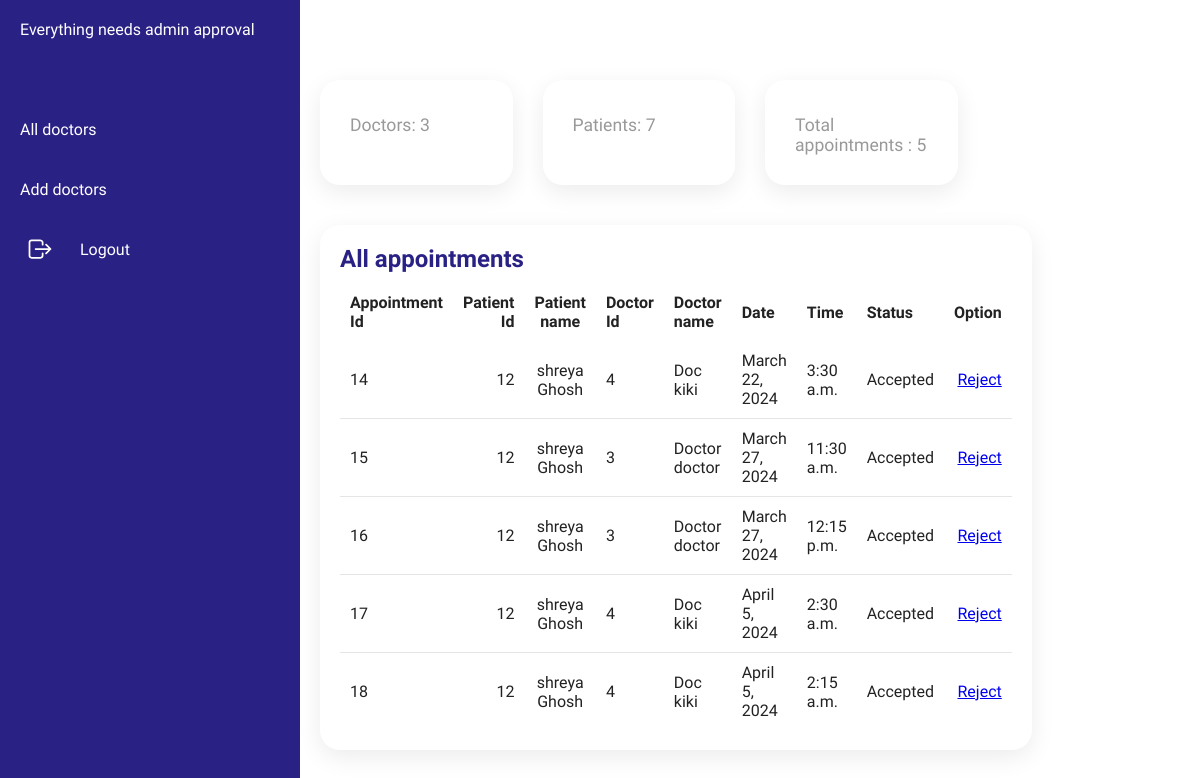
The page /adminhome/ on the database its author committed.
### ODBS/models.py (models this page shows, shortened)
class appointment(models.Model):
    appid=models.BigAutoField(primary_key=True)
    patid=models.ForeignKey(Patient,on_delete=models.CASCADE,null=True)
    docid=models.ForeignKey(Doctor,on_delete=models.CASCADE,null=True)
    date=models.DateField(max_length=50,null=True)
    starttime=models.TimeField(max_length=50,null=True)
    status=models.CharField(max_length=50,default="Pending")

class Patient(models.Model):
    user=models.ForeignKey(User,on_delete=models.CASCADE)
    patid=models.BigAutoField(primary_key=True)
    gender=models.CharField(max_length=10, default="Male")
    address=models.CharField(max_length=50,null=True)
    age=models.CharField(max_length=10,null=True)
    contactno=models.CharField(max_length=10,null=True)
    bloodgroup=models.CharField(max_length=50,null=True)
    docid=models.ForeignKey(Doctor,on_delete=models.CASCADE,null=True)
    def __str__(self):
        return str(self.pk)

class Doctor(models.Model):
    user=models.ForeignKey(User,on_delete=models.CASCADE)
    docid=models.BigAutoField(primary_key=True)
    contactno=models.CharField(max_length=50,null=True)
    qualification=models.CharField(max_length=50,null=True)
    specialist=models.CharField(max_length=50,null=True)
    day1=models.CharField(max_length=10,null=True)
    day2=models.CharField(max_length=10,null=True)
    day3=models.CharField(max_length=10,null=True)
    time1=models.CharField(max_length=10,null=True)
    time2=models.CharField(max_length=10,null=True)
    time3=models.CharField(max_length=10,null=True)
    dept=models.CharField(max_length=10,null=True)
    def __str__(self):
        return str(self.pk)

### ODBS/views.py (the view)
# urls.py: path('adminhome/', adminhome,name="adminhome"),
def adminhome(request):
    app=appointment.objects.all()
    pat=Patient.objects.all()
    doc=Doctor.objects.all()
    doccount=doc.count()
    patcount=pat.count()
    appointmentcount=appointment.objects.all().count()
    return render(request,"adminhome.html",locals())

### ODBS/Templates/adminhome.html (shortened to what this page needs)
{% load static %}
<!DOCTYPE html>
<html lang="en">
<head>
    <link rel="stylesheet" href="/static/css/admin_approval2.css">
</head>
<body>
    <div class="container">
        <div class="navigation">
            <ul>
                <li>
                    <a href="#">
                        <span class="title">Everything needs admin approval</span>
                    </a>
                </li>
                <li>
                    <a href="/viewalldoctor">
                        <span class="title">All doctors</span>
                    </a>
                </li>
                <li>
                    <a href="/adddoctor">
                        <span class="title">Add doctors</span>
                    </a>
                </li>
                <li>
                    <a href="/adminlogout" onclick="return confirm('Are you sure you want to Logout? click on ok to continue.');">
                        <span class="icon">
                            <ion-icon name="log-out-outline"></ion-icon>
                        </span>
                        <span class="title"> Logout</span>
                    </a>
                </li>
            </ul>
        </div>
        <div class="main">
            <div class="topbar">
                <div class="user">
                </div>
            </div>
            <div class="cardBox">
                <div class="card">
                    <div>
                        <div class="cardName">Doctors: {{doccount}}</div>
                    </div>
                </div>
                <div class="card">
                    <div>
                        <div class="cardName">Patients: {{patcount}}
                        </div>
                    </div>
                </div>
                <div class="card">
                    <div>
                        <div class="cardName">Total appointments : {{appointmentcount}}</div>
                    </div>
                </div>
            </div>
            <div class="details">
                <div class="recentOrders">
                    <div class="cardHeader">
                        <h2>All appointments</h2>
                    </div>
                    <table id="example">
                        <thead>
                                <tr>
                                    <td>Appointment Id</td>
                                    <td>Patient Id</td>
                                    <td>Patient name</td>
                                    <td>Doctor Id</td>
                                    <td>Doctor name</td>
                                    <td>Date</td>
                                    <td>Time</td>
                                    <td>Status</td>
                                    <td>Option</td>
                                </tr>
                            </thead>
                            <tbody>
                                {% for i in app%}
                                <tr>
                                    <td>{{i.appid}}</td>
                                    <td>{{i.patid}}</td>
                                    <td>{{i.patid.user.first_name}} {{i.patid.user.last_name}}</td>
                                    <td>{{i.docid}}</td>
                                    <td>{{i.docid.user.first_name}} {{i.docid.user.last_name}}</td>
                                    <td>{{i.date}}</td>
                                    <td>{{i.starttime}}</td>
                                    <td>{{i.status}}</td>
                                    <td style="color:#2aafe8"><a href="/rejectappointment/{{i.appid}}" class="btn">Reject</a></td>
                                </tr>
                                {% endfor %}
                            </tbody>
                    </table>
                </div>
                </div>
            </div>
        </div>
</body>
</html>

### ODBS/static/css/admin_approval2.css (style rules this page uses)
* { font-family: "Ubuntu", sans-serif; margin: 0; padding: 0; box-sizing: border-box; }
:root { --blue: #2a2185; --white: #fff; --gray: #f5f5f5; --black1: #222; --black2: #999; }
body { min-height: 100vh; overflow-x: hidden; }
.container { position: relative; width: 100%; }
.navigation { position: fixed; width: 300px; height: 100%; background: var(--blue); border-left: 10px solid var(--blue); transition: 0.5s; overflow: hidden; }
.navigation ul { position: absolute; top: 0; left: 0; width: 100%; }
.navigation ul li { position: relative; width: 100%; list-style: none; border-top-left-radius: 30px; border-bottom-left-radius: 30px; }
.navigation ul li:nth-child(1) { margin-bottom: 40px; pointer-events: none; }
.navigation ul li a { position: relative; display: block; width: 100%; display: flex; text-decoration: none; color: var(--white); }
.navigation ul li a .icon { position: relative; display: block; min-width: 60px; height: 60px; line-height: 75px; text-align: center; }
.navigation ul li a .icon ion-icon { font-size: 1.75rem; }
.navigation ul li a .title { position: relative; display: block; padding: 0 10px; height: 60px; line-height: 60px; text-align: start; white-space: nowrap; }
.main { position: absolute; width: calc(100% - 300px); left: 300px; min-height: 100vh; background: var(--white); transition: 0.5s; }
.topbar { width: 100%; height: 60px; display: flex; justify-content: space-between; align-items: center; padding: 0 10px; }
.user { position: relative; width: 40px; height: 40px; border-radius: 50%; overflow: hidden; cursor: pointer; }
.cardBox { position: relative; width: 100%; padding: 20px; display: grid; grid-template-columns: repeat(4, 1fr); grid-gap: 30px; }
.cardBox .card { position: relative; background: var(--white); padding: 30px; border-radius: 20px; display: flex; justify-content: space-between; cursor: pointer; box-shadow: 0 7px 25px rgba(0, 0, 0, 0.08); }
.cardBox .card .cardName { color: var(--black2); font-size: 1.1rem; margin-top: 5px; }
.details { position: relative; width: 100%; padding: 20px; display: grid; grid-template-columns: 2fr 1fr; grid-gap: 30px; }
.details .recentOrders { position: relative; display: grid; min-height: 500px; background: var(--white); padding: 20px; box-shadow: 0 7px 25px rgba(0, 0, 0, 0.08); border-radius: 20px; }
.details .cardHeader { display: flex; justify-content: space-between; align-items: flex-start; }
.cardHeader h2 { font-weight: 600; color: var(--blue); }
.details table { width: 100%; border-collapse: collapse; margin-top: 10px; }
.details table thead td { font-weight: 600; }
.details .recentOrders table tr { color: var(--black1); border-bottom: 1px solid rgba(0, 0, 0, 0.1); }
.details .recentOrders table tr:last-child { border-bottom: none; }
.details .recentOrders table tr td { padding: 10px; }
.details .recentOrders table tr td:last-child { text-align: end; }
.details .recentOrders table tr td:nth-child(2) { text-align: end; }
.details .recentOrders table tr td:nth-child(3) { text-align: center; }

### rows shown on the page
appointment: appid "14", patid "12", patid.user.first_name "shreya", patid.user.last_name "Ghosh", docid "4", docid.user.first_name "Doc", docid.user.last_name "kiki", date "March 22, 2024", starttime "3:30 a.m.", status "Accepted"
appointment: appid "15", patid "12", patid.user.first_name "shreya", patid.user.last_name "Ghosh", docid "3", docid.user.first_name "Doctor", docid.user.last_name "doctor", date "March 27, 2024", starttime "11:30 a.m.", status "Accepted"
appointment: appid "16", patid "12", patid.user.first_name "shreya", patid.user.last_name "Ghosh", docid "3", docid.user.first_name "Doctor", docid.user.last_name "doctor", date "March 27, 2024", starttime "12:15 p.m.", status "Accepted"
appointment: appid "17", patid "12", patid.user.first_name "shreya", patid.user.last_name "Ghosh", docid "4", docid.user.first_name "Doc", docid.user.last_name "kiki", date "April 5, 2024", starttime "2:30 a.m.", status "Accepted"
appointment: appid "18", patid "12", patid.user.first_name "shreya", patid.user.last_name "Ghosh", docid "4", docid.user.first_name "Doc", docid.user.last_name "kiki", date "April 5, 2024", starttime "2:15 a.m.", status "Accepted"

### other values the page prints
{{ doccount }} "3"
{{ patcount }} "7"
{{ appointmentcount }} "5"
